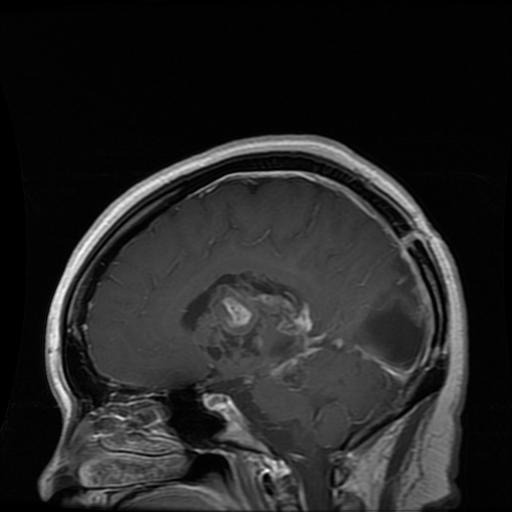
#> input picture dataset/train/glioma_tumor/gg (118).jpg, 512 x 512 px, found by its file name; its folder holds only this picture in this run
$ jupyter execute --allow-errors trabalho3.ipynb   (shell and % lines are left out)   (older library calls are emulated)
#> lines starting #> are read from the running program, lines starting #| are printed output that depends on the picture; after the words box and inside, x2 and y2 are one past the last pixel; in counts of white or black regions, pixels touching at a corner belong together
[cell 1]
import cv2 as cv
import numpy as np
import os
import pandas as pd
import random
from sklearn.model_selection import train_test_split
from joblib import dump, load
from sklearn.neural_network import MLPClassifier
from matplotlib import pyplot as plt
from sklearn.preprocessing import LabelEncoder
import matplotlib.pyplot as plt
from joblib import dump, load
from PIL import Image, ImageFilter, ImageChops
from skimage import feature
from sklearn import svm
import sklearn.model_selection as model_selection
from sklearn.metrics import accuracy_score
from sklearn.metrics import f1_score
from skimage.transform import resize
from skimage.feature import hog

### Read images

[cell 2]
def read_images(input_path):
    """
    Read images in the input_path,
    save image, patient of each image and the class (group/labels)

    Params:
    input_path = path to the original images

    Return:
    images = list of all images
    labels = list with class for each image
    """
#> called with input_path = '/content/dataset/train'

    # Lists to save images, patients and labels
    images = []
    labels = []
    names = []

    # Browse input path
    for class_dir in os.listdir(input_path):
        class_path = os.path.join(input_path, class_dir)

        # If it is a directory
        if os.path.isdir(class_path):

            for image_file in os.listdir(class_path):

                image_name = f'{image_file[:-4]}_{class_dir[0]}'

                image_path = os.path.join(class_path, image_file)

                image = cv.imread(image_path, cv.IMREAD_GRAYSCALE)
#> image is the input picture: shape (512, 512); min 0, max 255, mean 36.8

                # Append image, patient id and class to list
                images.append(image)
                labels.append(class_dir)
                names.append(image_name)

    return (images, labels, names)

### Preprocessing

[cell 3]
def preprocessing(images_data):

    for key, value in images_data.items():

        image = value[0]
        label = value[1]

        norm_image = cv.normalize(image, None, 0, 1.0, cv.NORM_MINMAX, dtype=cv.CV_16UC1)
        blur_image = cv.GaussianBlur(norm_image, (0, 0), 2)

        images_data[key] = (blur_image, label)

    return images_data

[cell 4]
x_train, y_train, images_names_train = read_images("/content/dataset/train")
#> x_train = 2 items; y_train = ['glioma_tumor', 'meningioma_tumor']; images_names_train = ['gg (118)_g', 'm (110)_m']
#> (the rest of this cell did not finish here and is left out)


[cell 5]
def assemble_data(x, y, names):

  images_data = {}

  for i in range(len(names)):
      name = names[i]
      image = x[i]
      label = y[i]

      images_data[name] = (image, label)
#> this loop made 2 passes
#> after the loop, images_data = 2 items

  return images_data

images_data_train = assemble_data(x_train, y_train, images_names_train)
#> images_data_train = 2 items
#> (the rest of this cell did not finish here and is left out)

[cell 6]
# Run preprocessing
images_data_train = preprocessing(images_data_train)
#> the loop in preprocessing, `for key, value in images_data.items(): ` made 2 passes
#> pass 1, in preprocessing, `norm_image = cv.normalize(image, None, 0, 1.0, cv.NORM_MINMAX, dtype=c..`:
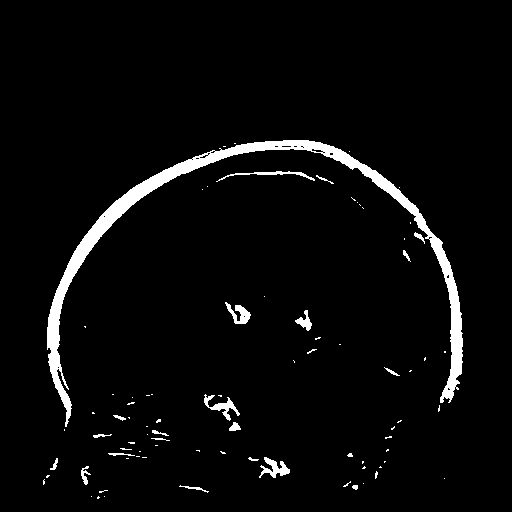
#> norm_image: shape (512, 512) uint16; values 0 (black) and 1 (white), 3.9% white; 83 white regions (62 under 20 px), largest, box (x1, y1, x2, y2) and area: (47, 140, 463, 427) 7966, (259, 457, 290, 478) 299, (204, 394, 240, 421) 295
#> pass 1, in preprocessing, `blur_image = cv.GaussianBlur(norm_image, (0, 0), 2)`:
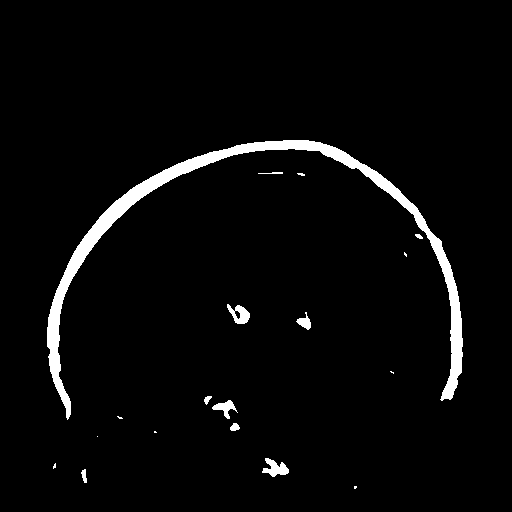
#> blur_image: shape (512, 512) uint16; values 0 (black) and 1 (white), 3.5% white; 18 white regions (8 under 20 px), largest, box (x1, y1, x2, y2) and area: (47, 140, 463, 420) 7943, (262, 458, 289, 477) 278, (227, 304, 250, 324) 255
#> pass 2, in preprocessing, `norm_image = cv.normalize(image, None, 0, 1.0, cv.NORM_MINMAX, dtype=c..`:
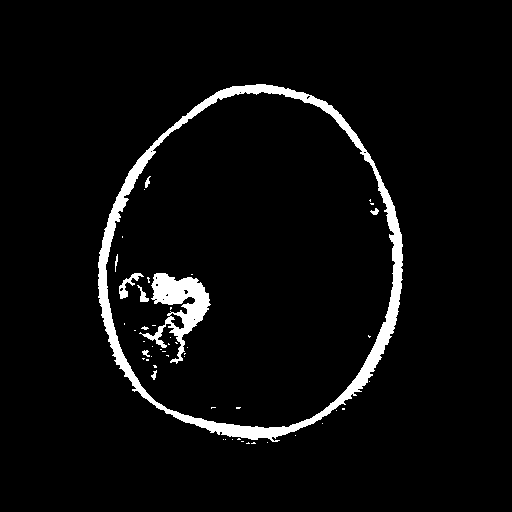
#> norm_image: shape (512, 512) uint16; values 0 (black) and 1 (white), 4.4% white; 51 white regions (42 under 20 px), largest, box (x1, y1, x2, y2) and area: (98, 84, 403, 442) 8610, (139, 273, 211, 364) 2385, (119, 273, 144, 299) 201
#> pass 2, in preprocessing, `blur_image = cv.GaussianBlur(norm_image, (0, 0), 2)`:
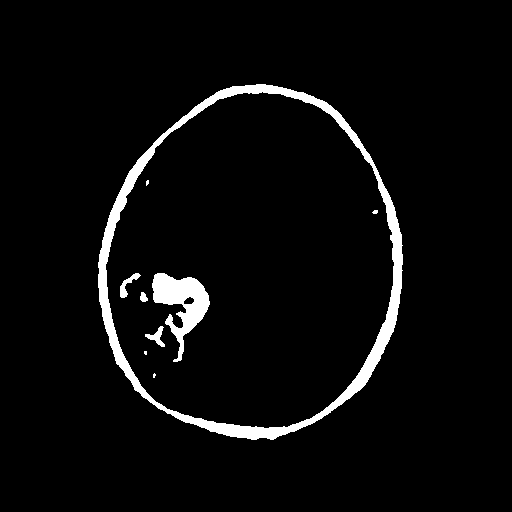
#> blur_image: shape (512, 512) uint16; values 0 (black) and 1 (white), 4.3% white; 9 white regions (4 under 20 px), largest, box (x1, y1, x2, y2) and area: (98, 84, 403, 440) 8602, (152, 273, 210, 362) 2218, (120, 273, 141, 298) 172, (145, 326, 165, 347) 163, (140, 292, 148, 302) 57
#> (the rest of this cell did not finish here and is left out)

[cell 7]
def augmentation(data, label):

    augmented = []
    degrees = [cv.ROTATE_90_COUNTERCLOCKWISE, cv.ROTATE_90_CLOCKWISE, cv.ROTATE_180]
    for image in data:

        # Flip the image horizontally
        image = cv.flip(image, random.randint(0, 1))

        # Rotate the image by 90 degrees
        image = cv.rotate(image, random.sample(degrees, 1)[0])

        # Resize the image to half its original size
        image = cv.resize(image, (0, 0), fx=random.uniform(0.3, 0.6), fy=random.uniform(0.3, 0.8))

        augmented.append(image)

    images_aug = {f'augmented{i}':(augmented[i], label) for i in range(len(augmented))}

    return images_aug

#> (a cell that did not finish here is left out)

#> (a cell that did not finish here is left out)

### Extract features

[cell 10]
# Extract features: HOG
def extract_hog(images_data, max_len = None):

    hogs = []

    for key, value in images_data.items():

        image = value[0]

        image = resize(image, (image.shape[0]//5, image.shape[1]//5))
        fd = hog(image, orientations=9, pixels_per_cell=(8, 8),
                        cells_per_block=(2, 2), multichannel=False)

        hogs.append(np.array(fd))
#> this loop made 2 passes
#> pass 1, in extract_hog, `image = resize(image, (image.shape[0]//5, image.shape[1]//5))`:
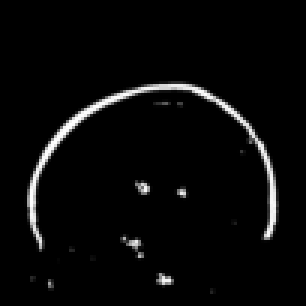
#> image: shape (102, 102) float64 (shown 3 times larger); min 0, max 1.53e-05, mean 5.29e-07; drawn with min black and max white
#> pass 2, in extract_hog, `image = resize(image, (image.shape[0]//5, image.shape[1]//5))`:
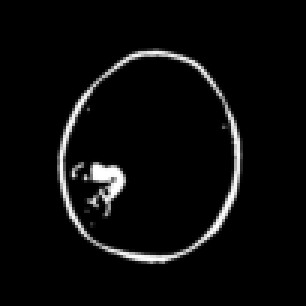
#> image: shape (102, 102) float64 (shown 3 times larger); min 0, max 1.53e-05, mean 6.56e-07; drawn with min black and max white
#> after the loop, hogs = 2 items

    if max_len == None:
        max_len = max(len(desc) for desc in hogs)
#> max_len = 4356

    padded = []
    for h in hogs:
        # Wrap the padding width in a list to make it a 2D array
        padded_width = [(0, max_len - len(h))]

        padded_d = np.pad(h, padded_width)
        padded.append(padded_d)
#> this loop made 2 passes
#> padded_width on passes 1 to 2: [(0, 0)], [(0, 0)]
#> after the loop, padded = 2 items

    return padded, max_len

[cell 11]
ft_hog_train, max_len = extract_hog(images_data_train)
#> ft_hog_train = 2 items; max_len = 4356

#> (a cell that did not finish here is left out)

[cell 13]
names_hog = [f'hog{i}' for i in range(len(ft_hog_train[0]))]
#> names_hog = 4356 items, first 6: 'hog0', 'hog1', 'hog2', 'hog3', 'hog4', 'hog5'

[cell 14]
# Extract features: LBP
def extract_lbp(images_data, eps=1e-7, points=24, radius=8):

#> called with eps = 1e-07, points = 24, radius = 8
    ft_lbp = []

    for key, value in images_data.items():

        image = value[0]

        lbp = feature.local_binary_pattern(image,
                                           points,
                                           radius,
                                           method="uniform")

        (hist, _) = np.histogram(lbp.ravel(),
                                 bins = np.arange(0, points + 3),
                                                 range=(0, points + 2))

        # normalize the histogram
        hist = hist.astype("float")
        hist /= (hist.sum() + eps)

        ft_lbp.append(hist)
#> this loop made 2 passes
#> pass 1, in extract_lbp, `lbp = feature.local_binary_pattern(image, points, radius, method="unif..`:
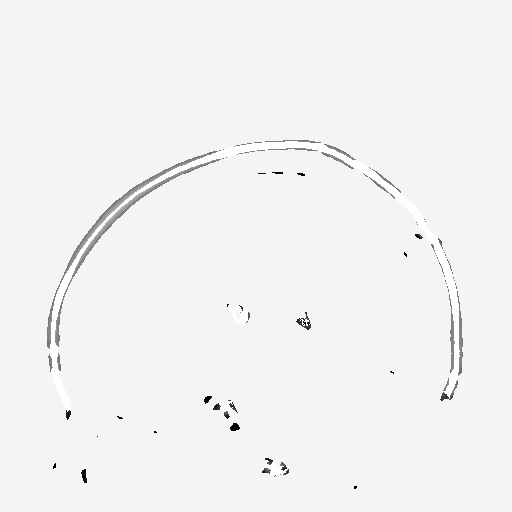
#> lbp: shape (512, 512) float64; min 0, max 25, mean 23.8; drawn with min black and max white
#> pass 2, in extract_lbp, `lbp = feature.local_binary_pattern(image, points, radius, method="unif..`:
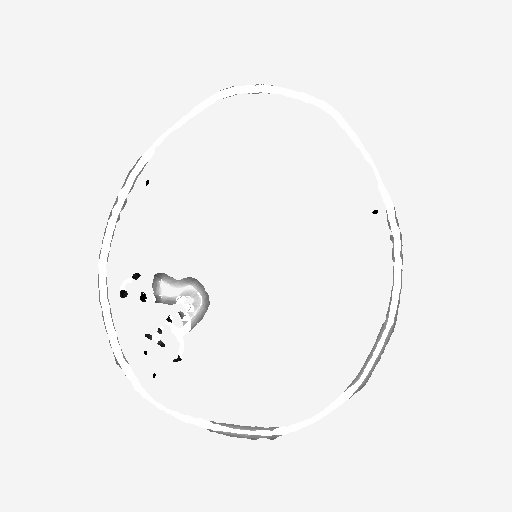
#> lbp: shape (512, 512) float64; min 0, max 25, mean 23.9; drawn with min black and max white
#> after the loop, ft_lbp = 2 items

    # return the histogram of Local Binary Patterns
    return ft_lbp

[cell 15]
ft_lbp_train = extract_lbp(images_data_train)
#> ft_lbp_train = 2 items

#> (a cell that did not finish here is left out)

[cell 17]
names_lbp = [f'lbp{i}' for i in range(len(ft_lbp_train[0]))]
#> names_lbp = 26 items, first 6: 'lbp0', 'lbp1', 'lbp2', 'lbp3', 'lbp4', 'lbp5'

Save all features and feature names

[cell 18]
def save_features(features, images_names, out_path):

#> called with out_path = 'ft_lbp_train_aug'
    ft_dict = {images_names[i]:features[i] for i in range(len(images_names))} #dict(zip(image_names, features))
#> ft_dict = 2 items

    os.makedirs(out_path, exist_ok=True)

    for key, value in ft_dict.items():

        filename = f'{key}.txt'

        with open(os.path.join(out_path, filename), 'w') as f:
            for elem in value:
                f.write(f'{elem}\n')
#> this loop made 2 passes
#> (key, filename) on passes 1 to 2: ('gg (118)_g', 'gg (118)_g.txt'), ('m (110)_m', 'm (110)_m.txt')

[cell 19]
# Save features as .txt
save_features(ft_lbp_train, images_names_train, 'ft_lbp_train_aug')
#> (the rest of this cell did not finish here and is left out)

[cell 20]
# Download features


from google.colab import files
files.download("/content/ft_lbp_train.zip")
files.download("/content/ft_lbp_test.zip")

files.download("/content/ft_hog_train.zip")
files.download("/content/ft_hog_test.zip")

[cell 21]
# Save feature names
with open('ft_hog_names.txt', 'w') as f:
    f.write('\n'.join(names_hog))

with open('ft_lbp_names.txt', 'w') as f:
    f.write('\n'.join(names_lbp))

Read features to create dfs

[cell 22]
# !unzip -q ft_hog_test.zip
# !unzip -q ft_lbp_test.zip
# ! unzip -qft_lbp_train.zip

[cell 23]
def read_features(ft_path):
    """
    Read features from files

    Params:
    ft_path: path to the features .txt file

    Returns:
    features: list of features
    names: list of names
    labels: list of labels
    """

    # Lists to return
    features = []
    names = []
    labels = []

    # For feature file in the path
    for ft_file in os.listdir(ft_path):

        # List of features for this image
        ft_o = []

        with open(os.path.join(ft_path, ft_file), 'r') as f:
            for line in f:

                # Remove linebreak
                x = line[:-1]

                # Add current feature to the list
                ft_o.append(float(x))

        label = ft_file[-5:-4]
        names.append(ft_file[:-4])

        if label == 'g':
            labels.append(0)
        elif label == 'n':
            labels.append(2)
        elif label == 'm':
            labels.append(1)
        elif label == 'p':
            labels.append(3)
        elif 'augmented' in ft_file:
            labels.append(2)

        features.append(ft_o)

    return features, names, labels

[cell 24]
def read_files(ft_names_path):
    """
    Read feature names

    Params:
    ft_names_path: path to the feature names .txt file

    Returns:
    ft_names: list of radiomics feature names
    """

    ft_names = []

    # Open file and read the content in a list
    with open(ft_names_path, 'r') as f:
        for line in f:

            # Remove linebreak
            x = line[:-1]

            # Add feature name to the list
            ft_names.append(str(x))

    return ft_names

#> (a cell that did not finish here is left out)

#> (a cell that did not finish here is left out)


#> (a cell that did not finish here is left out)
